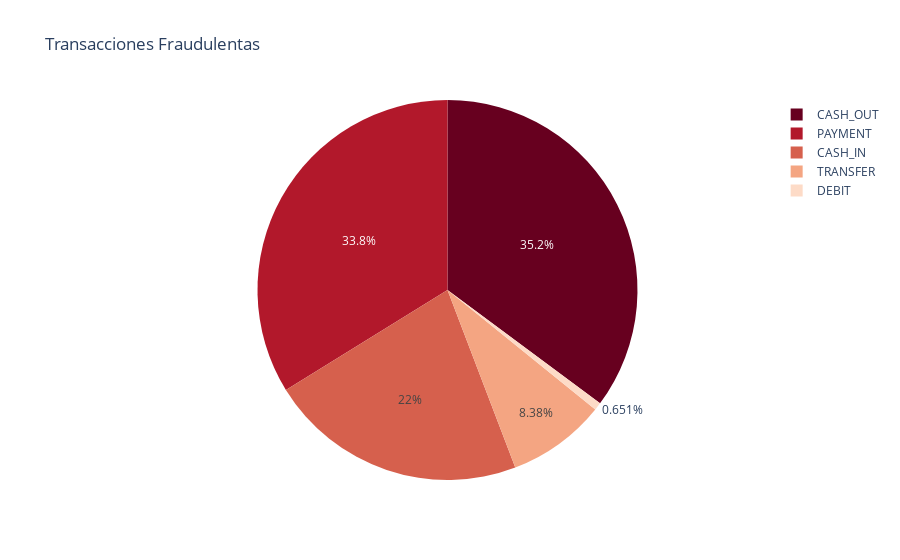

Notebook code for this chart:
### Markdown cell above
## Porcentajes de transacciones fraudulentas de cada tipo de transaccion

### Code cell
# https://docs.python.org/3/library/collections.html#collections.Counter
df_type_fraud = pd.DataFrame(dict(Counter(df['type'])).items(), columns=['type', 'IsFraud'])

pie_porcentaje_transacciones_fraudulentas = px.pie(df_type_fraud, values="IsFraud", names='type', title='Transacciones Fraudulentas', color_discrete_sequence=px.colors.sequential.RdBu)
pie_porcentaje_transacciones_fraudulentas.show()

### Figure 1 — Plotly figure (JSON) as saved in the notebook; plotly's stock layout.template omitted (floating-point values rounded to 4 significant figures)
{"data": [{"domain": {"x": [0, 1], "y": [0, 1]}, "hovertemplate": "type=%{label}<br>IsFraud=%{value}<extra></extra>", "labels": ["PAYMENT", "TRANSFER", "CASH_OUT", "DEBIT", "CASH_IN"], "legendgroup": "", "name": "", "showlegend": true, "type": "pie", "values": [2151495, 532909, 2237500, 41432, 1399284]}], "layout": {"legend": {"tracegroupgap": 0}, "piecolorway": ["rgb(103,0,31)", "rgb(178,24,43)", "rgb(214,96,77)", "rgb(244,165,130)", "rgb(253,219,199)", "rgb(247,247,247)", "rgb(209,229,240)", "rgb(146,197,222)", "rgb(67,147,195)", "rgb(33,102,172)", "rgb(5,48,97)"], "title": {"text": "Transacciones Fraudulentas"}}}
